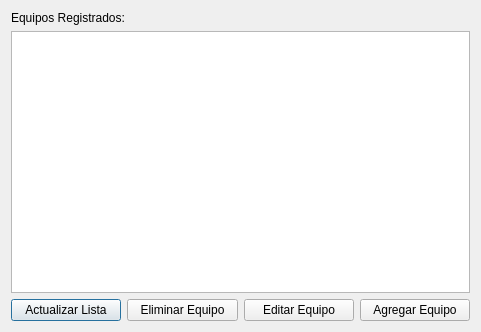
<?xml version="1.0" encoding="UTF-8"?>
<ui version="4.0">
 <class>VentanaEquipos</class>
 <widget class="QDialog" name="VentanaEquipos">
  <property name="geometry">
   <rect>
    <x>0</x>
    <y>0</y>
    <width>481</width>
    <height>332</height>
   </rect>
  </property>
  <property name="windowTitle">
   <string>Equipos</string>
  </property>
  <layout class="QVBoxLayout" name="verticalLayout_2">
   <item>
    <layout class="QVBoxLayout" name="verticalLayout">
     <item>
      <widget class="QLabel" name="lblTitulo">
       <property name="text">
        <string>Equipos Registrados:</string>
       </property>
      </widget>
     </item>
     <item>
      <widget class="QListWidget" name="listaEquipos"/>
     </item>
     <item>
      <layout class="QHBoxLayout" name="horizontalLayout">
       <item>
        <widget class="QPushButton" name="btnActualizar">
         <property name="text">
          <string>Actualizar Lista</string>
         </property>
        </widget>
       </item>
       <item>
        <widget class="QPushButton" name="btnEliminar">
         <property name="text">
          <string>Eliminar Equipo</string>
         </property>
        </widget>
       </item>
       <item>
        <widget class="QPushButton" name="btnEditar">
         <property name="text">
          <string>Editar Equipo</string>
         </property>
        </widget>
       </item>
       <item>
        <widget class="QPushButton" name="btnAgregar">
         <property name="text">
          <string>Agregar Equipo</string>
         </property>
        </widget>
       </item>
      </layout>
     </item>
    </layout>
   </item>
  </layout>
 </widget>
 <resources/>
 <connections/>
</ui>
